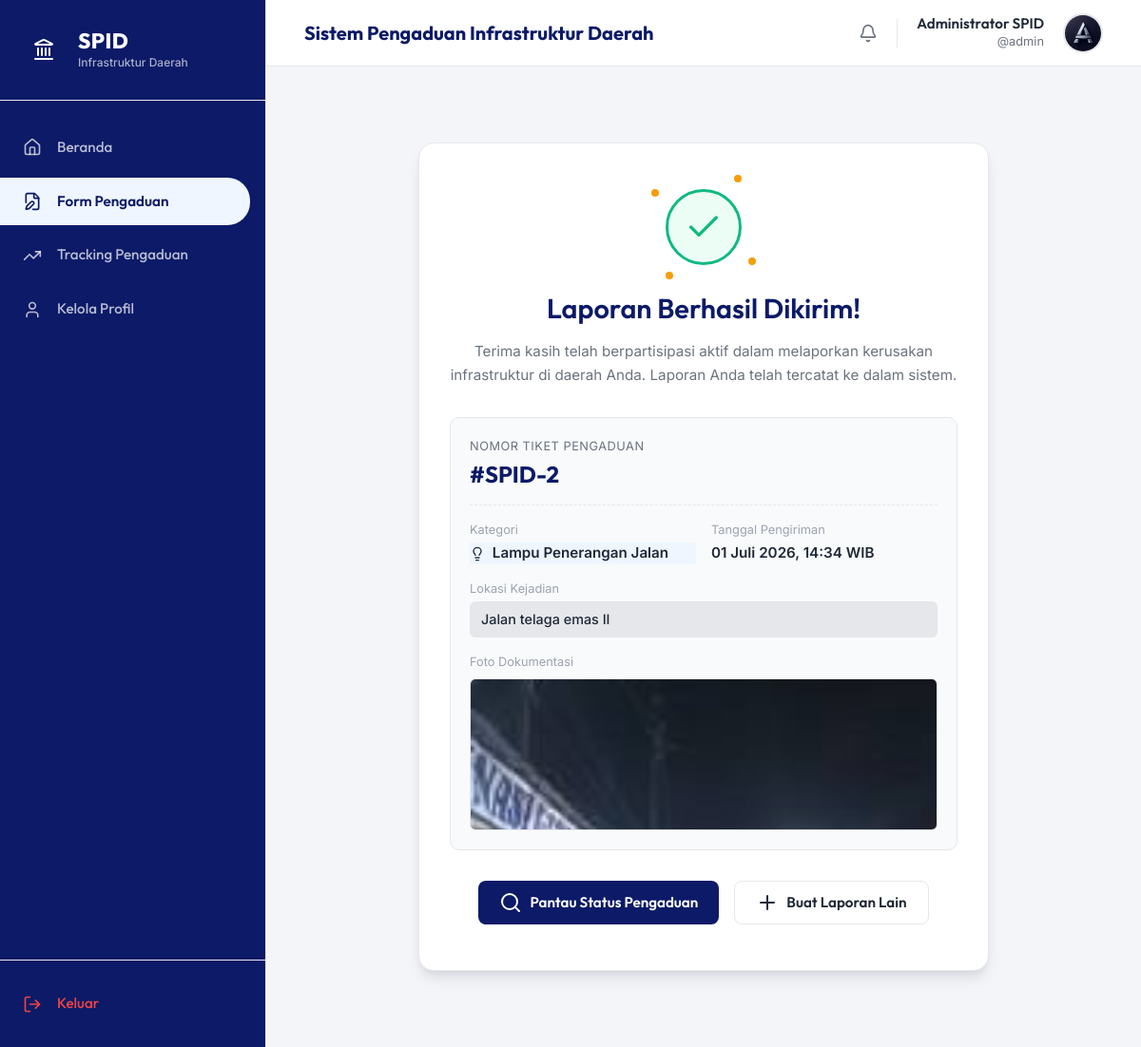
The app's page /pengaduan/konfirmasi/2/ (signed in) with its own data.
### pengaduan/models.py (models this page shows, shortened)
class CustomUser(AbstractUser):
    nama_lengkap = models.CharField(max_length=150, verbose_name="Nama Lengkap")
    nomor_hp = models.CharField(max_length=20, verbose_name="Nomor HP")
    foto_profil = models.ImageField(upload_to='profil/', blank=True, null=True, verbose_name="Foto Profil")

class Pengaduan(models.Model):
    KATEGORI_CHOICES = [
        ('Jalan', 'Kerusakan Jalan'),
        ('Jembatan', 'Kerusakan Jembatan'),
        ('Penerangan', 'Lampu Penerangan Jalan'),
        ('Fasilitas', 'Fasilitas Umum Lainnya'),
        ('Irigasi', 'Saluran Air / Irigasi'),
        ('Lainnya', 'Lain-lain'),
    ]
    STATUS_CHOICES = [
        ('Pending', 'Pending'),
        ('Diverifikasi', 'Diverifikasi'),
        ('Diproses', 'Diproses'),
        ('Selesai', 'Selesai'),
        ('Ditolak', 'Ditolak'),
    ]
    URGENSI_CHOICES = [
        ('Rendah', 'Rendah'),
        ('Normal', 'Normal'),
        ('Tinggi', 'Tinggi'),
        ('Sangat Tinggi', 'Sangat Tinggi'),
    ]
    PRIORITAS_CHOICES = [
        ('Rendah', 'Rendah'),
        ('Normal', 'Normal'),
        ('Tinggi', 'Tinggi'),
    ]
    user = models.ForeignKey(
        settings.AUTH_USER_MODEL,
        on_delete=models.CASCADE,
        related_name='pengaduan_list',
        verbose_name="Pelapor"
    )
    kategori = models.CharField(
        max_length=50,
        choices=KATEGORI_CHOICES,
        default='Jalan',
        verbose_name="Kategori Masalah"
    )
    lokasi = models.TextField(verbose_name="Lokasi Kejadian")
    deskripsi = models.TextField(verbose_name="Deskripsi Laporan")
    foto = models.ImageField(
        upload_to='pengaduan/',
        blank=True,
        null=True,
        verbose_name="Foto Dokumentasi"
    )
    status = models.CharField(
        max_length=20,
        choices=STATUS_CHOICES,
        default='Pending',
        verbose_name="Status Penanganan"
    )
    urgensi = models.CharField(
        max_length=20,
        choices=URGENSI_CHOICES,
        default='Normal',
        verbose_name="Tingkat Urgensi"
    )
    prioritas = models.CharField(
        max_length=20,
        choices=PRIORITAS_CHOICES,
        default='Normal',
        verbose_name="Prioritas Pengerjaan"
    )
    estimasi_selesai = models.DateField(
        blank=True,
        null=True,
        verbose_name="Estimasi Tanggal Selesai"
    )
    petugas = models.CharField(
        max_length=100,
        blank=True,
        null=True,
        default='Belum Ditugaskan',
        verbose_name="Petugas Lapangan"
    )
    aset_id = models.CharField(
        max_length=50,
        blank=True,
        null=True,
        default='-',
        verbose_name="Aset ID"
    )
    created_at = models.DateTimeField(auto_now_add=True, verbose_name="Tanggal Laporan")
    updated_at = models.DateTimeField(auto_now=True, verbose_name="Tanggal Pembaruan")
    catatan_admin = models.TextField(
        blank=True,
        null=True,
        verbose_name="Catatan Admin / Tindak Lanjut"
    )
    latitude = models.DecimalField(
        max_digits=9,
        decimal_places=6,
        blank=True,
        null=True,
        verbose_name="Latitude"
    )
    longitude = models.DecimalField(
        max_digits=9,
        decimal_places=6,
        blank=True,
        null=True,
        verbose_name="Longitude"
    )
    class Meta:
        ordering = ['-created_at']
        verbose_name = "Pengaduan"
        verbose_name_plural = "Daftar Pengaduan"

### pengaduan/views.py (the view)
# urls.py: path('pengaduan/konfirmasi/<int:pk>/', views.konfirmasi_view, name='konfirmasi'),
@login_required
def konfirmasi_view(request, pk):
    pengaduan = get_object_or_404(Pengaduan, pk=pk, user=request.user)
    return render(request, 'konfirmasi.html', {
        'pengaduan': pengaduan,
        'active_menu': 'form'
    })

### pengaduan/context_processors.py (called while the page is built, shortened)
def latest_reports(request):
    if request.user.is_authenticated:
        if request.user.is_staff:
            return {
                'notifications': Pengaduan.objects.filter(status='Pending').order_by('-created_at')[:5],
                'notification_count': Pengaduan.objects.filter(status='Pending').count()
            }
        else:
            active_announcements = Pengumuman.objects.filter(is_active=True).order_by('-created_at')[:5]
            return {
                'announcements': active_announcements,
                'announcement_count': active_announcements.count()
            }

### templates/konfirmasi.html (shortened to what this page needs)
{% extends 'base.html' %}
{% load static %}
{% block content %}
<div class="konfirmasi-container">
    <div class="card konfirmasi-card text-center">
        <div class="success-icon-wrapper">
            <div class="success-icon-circle animate-scale">
                <i data-lucide="check" class="success-check-svg animate-checkmark"></i>
            </div>
            <div class="success-sparkles">
                <span class="sparkle s1"></span>
                <span class="sparkle s2"></span>
                <span class="sparkle s3"></span>
                <span class="sparkle s4"></span>
            </div>
        </div>
        <h2 class="konfirmasi-title">Laporan Berhasil Dikirim!</h2>
        <p class="konfirmasi-subtitle">
            Terima kasih telah berpartisipasi aktif dalam melaporkan kerusakan infrastruktur di daerah Anda. Laporan Anda telah tercatat ke dalam sistem.
        </p>
        <div class="ticket-summary-box">
            <div class="ticket-header">
                <span class="ticket-id-label">Nomor Tiket Pengaduan</span>
                <h3 class="ticket-id-value">#SPID-{{ pengaduan.id }}</h3>
            </div>
            <div class="ticket-details-grid">
                <div class="ticket-detail-item">
                    <span class="detail-label">Kategori</span>
                    <span class="detail-value text-category-{{ pengaduan.kategori }}">
                        {% if pengaduan.kategori == 'Jalan' %}<i data-lucide="road" class="pill-icon-inline"></i>
                        {% elif pengaduan.kategori == 'Jembatan' %}<i data-lucide="bridge" class="pill-icon-inline"></i>
                        {% elif pengaduan.kategori == 'Penerangan' %}<i data-lucide="lightbulb" class="pill-icon-inline"></i>
                        {% elif pengaduan.kategori == 'Fasilitas' %}<i data-lucide="building-2" class="pill-icon-inline"></i>
                        {% elif pengaduan.kategori == 'Irigasi' %}<i data-lucide="droplet" class="pill-icon-inline"></i>
                        {% else %}<i data-lucide="help-circle" class="pill-icon-inline"></i>
                        {% endif %}
                        {{ pengaduan.get_kategori_display }}
                    </span>
                </div>
                <div class="ticket-detail-item">
                    <span class="detail-label">Tanggal Pengiriman</span>
                    <span class="detail-value">{{ pengaduan.created_at|date:"d F Y, H:i" }} WIB</span>
                </div>
                <div class="ticket-detail-item" style="grid-column: span 2;">
                    <span class="detail-label">Lokasi Kejadian</span>
                    <span class="detail-value bg-light-card">{{ pengaduan.lokasi }}</span>
                </div>
                {% if pengaduan.foto %}
                <div class="ticket-detail-item" style="grid-column: span 2;">
                    <span class="detail-label">Foto Dokumentasi</span>
                    <div class="detail-img-wrapper">
                        <img src="{{ pengaduan.foto.url }}" alt="Bukti Foto" class="detail-img-preview">
                    </div>
                </div>
                {% endif %}
            </div>
        </div>
        <div class="konfirmasi-actions">
            <a href="{% url 'tracking' %}" class="btn btn-primary">
                <i data-lucide="search" class="btn-icon-left"></i>
                <span>Pantau Status Pengaduan</span>
            </a>
            <a href="{% url 'form_pengaduan' %}" class="btn btn-secondary">
                <i data-lucide="plus" class="btn-icon-left"></i>
                <span>Buat Laporan Lain</span>
            </a>
        </div>
    </div>
</div>
{% endblock %}

### templates/base.html (shortened to what this page needs)
{% load static %}
<!DOCTYPE html>
<html lang="id">
<head>
    <link rel="stylesheet" href="{% static 'css/style.css' %}">
</head>
<body class="dashboard-body">
    <aside class="sidebar" style="background-color: #0c1a67; border-right: 1px solid var(--border-color); color: var(--text-dark);">
        <div class="sidebar-brand" style="border-bottom: 1px solid var(--border-color);">
            <div class="brand-icon-container" style="background-color: var(--primary-color);">
                <i data-lucide="landmark" class="brand-icon-svg" style="color: var(--text-white);"></i>
            </div>
            <div class="brand-text">
                <span class="brand-title" style="color: #ffffff;">SPID</span>
                <span class="brand-subtitle" style="color: rgba(255, 255, 255, 0.65);">Infrastruktur Daerah</span>
            </div>
        </div>
        <nav class="sidebar-nav">
            <ul>
                <li>
                    <a href="{% url 'beranda' %}" class="nav-item {% if active_menu == 'beranda' %}active{% endif %}" id="nav-beranda">
                        <i data-lucide="home" class="nav-icon"></i>
                        <span class="nav-label">Beranda</span>
                    </a>
                </li>
                <li>
                    <a href="{% url 'form_pengaduan' %}" class="nav-item {% if active_menu == 'form' %}active{% endif %}" id="nav-form">
                        <i data-lucide="file-edit" class="nav-icon"></i>
                        <span class="nav-label">Form Pengaduan</span>
                    </a>
                </li>
                <li>
                    <a href="{% url 'tracking' %}" class="nav-item {% if active_menu == 'tracking' %}active{% endif %}" id="nav-tracking">
                        <i data-lucide="trending-up" class="nav-icon"></i>
                        <span class="nav-label">Tracking Pengaduan</span>
                    </a>
                </li>
                <li>
                    <a href="{% url 'profile' %}" class="nav-item {% if active_menu == 'profile' %}active{% endif %}" id="nav-profile">
                        <i data-lucide="user" class="nav-icon"></i>
                        <span class="nav-label">Kelola Profil</span>
                    </a>
                </li>
            </ul>
        </nav>
        <div class="sidebar-footer" style="border-top: 1px solid var(--border-color);">
            <a href="{% url 'logout' %}" class="logout-link" style="color: #ef4444; padding: 14px 24px;">
                <i data-lucide="log-out" class="nav-icon"></i>
                <span class="nav-label">Keluar</span>
            </a>
        </div>
    </aside>
    <div class="main-wrapper">
        <header class="top-navbar">
            <h1 class="navbar-title">Sistem Pengaduan Infrastruktur Daerah</h1>
            <div class="navbar-profile" style="display: flex; align-items: center; gap: 20px;">
                <div class="header-icon-buttons" style="display: flex; gap: 16px; color: var(--text-muted); align-items: center;">
                    <div class="notification-bell-container" style="position: relative; display: flex; align-items: center;">
                        <div id="bell-icon-wrapper" style="cursor: pointer; position: relative; display: flex; align-items: center;">
                            <i data-lucide="bell" style="width: 20px; height: 20px;"></i>
                        </div>
                    </div>
                </div>
                <div class="profile-info text-right">
                    <span class="profile-name">{{ request.user.nama_lengkap }}</span>
                    <span class="profile-role">@{{ request.user.username }}</span>
                </div>
                <div class="profile-avatar">
                    {% if request.user.foto_profil %}
                    <img src="{{ request.user.foto_profil.url }}" alt="Avatar Pelapor" class="avatar-img">
                    {% elif request.user.is_staff %}
                    <img src="{% static 'images/admin_avatar.jpg' %}" alt="Avatar Admin" class="avatar-img">
                    {% else %}
                    <img src="{% static 'images/user_avatar.jpg' %}" alt="Avatar Pelapor" class="avatar-img">
                    {% endif %}
                </div>
            </div>
        </header>
        <main class="main-content">
            {% block content %}{% endblock %}
        </main>
    </div>
</body>
</html>

### templates/base.html (style rules this page uses)
.sidebar .nav-item { color: rgba(255, 255, 255, 0.7) !important; border-left: none !important; transition: var(--transition); }
.sidebar .nav-item.active { background-color: #eff6ff !important; color: var(--primary-color) !important; font-weight: 600; border-radius: 0 24px 24px 0; margin-right: 16px; }

### records on screen
CustomUser: user.nama_lengkap "Administrator SPID", user.username "admin", user.foto_profil (picture)
Pengaduan: id "2", kategori "Lampu Penerangan Jalan", created_at "01 Juli 2026, 14:34", lokasi "Jalan telaga emas II", foto (picture)
